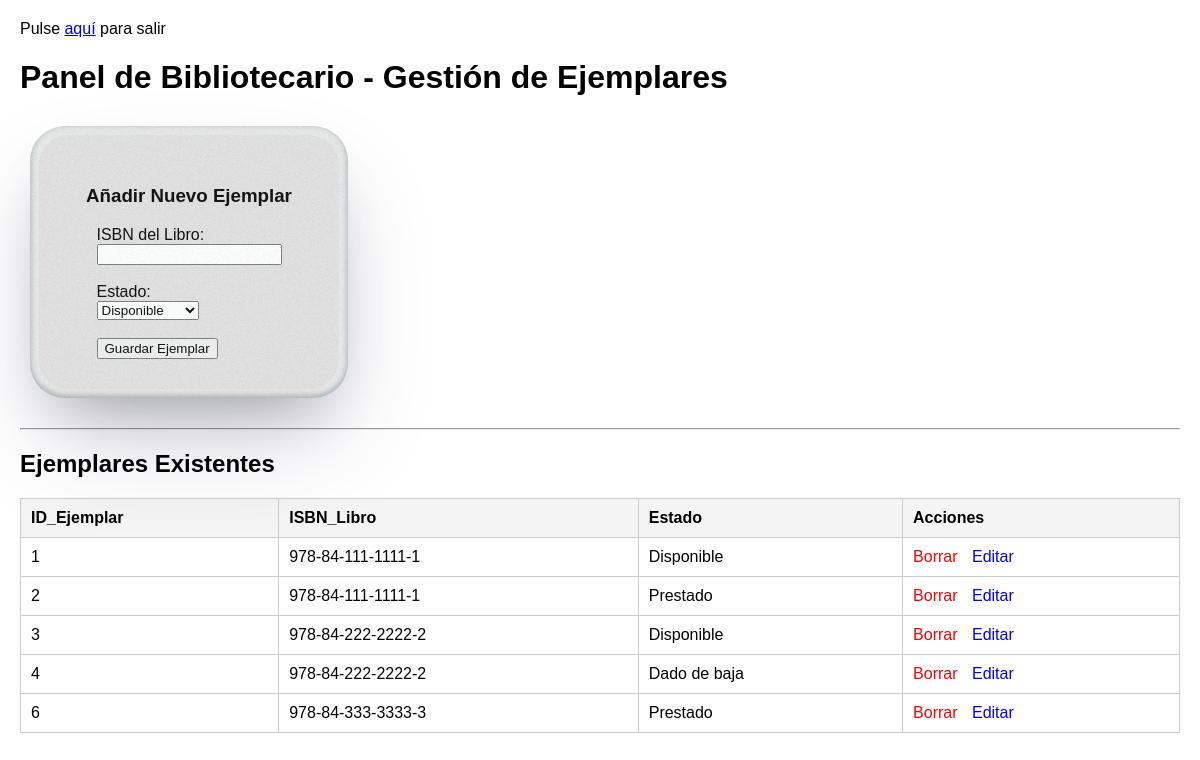
The app's page /php/modeloBiblioteca/gestionEjemplares.php (signed in) with its own data.
### tables this page shows
CREATE TABLE `ejemplares` (
  `Id_Ejemplar` int(11) NOT NULL,
  `ISBN_Libro` varchar(20) NOT NULL,
  `Estado` enum('Disponible','Prestado','Dado de baja') DEFAULT 'Disponible'
);

### php/modeloBiblioteca/gestionEjemplares.php (the view, shortened to what this page needs)
<?php
try {
    $conexion = conectarBibliotecario();
    $sqlSelect = "SELECT Id_Ejemplar, ISBN_Libro, Estado FROM ejemplares";
    $stmtSelect = $conexion->query($sqlSelect);
    $ejemplares = $stmtSelect->fetchAll();
} catch (PDOException $e) {
    $error = "Error en la base de datos: " . $e->getMessage();
}
?>
<!DOCTYPE html>
<html lang="es">
<head>
    <link rel="stylesheet" href="../../style/style.css">
</head>
<body>
    <header>
        <p>Pulse <a href="../logout.php">aquí</a> para salir</p>
    </header>
    <h1>Panel de Bibliotecario - Gestión de Ejemplares</h1>
    <div class="card" style="width: 300px;">
        <div class="card-inner">
            <h3>Añadir Nuevo Ejemplar</h3>
            <form action="gestionEjemplares.php" method="POST">
                <label for="isbn">ISBN del Libro:</label><br>
                <input type="text" id="isbn" name="isbn" required><br><br>
                <label for="estado">Estado:</label><br>
                <select id="estado" name="estado">
                    <option value="Disponible">Disponible</option>
                </select><br><br>
                <button type="submit">Guardar Ejemplar</button>
            </form>
        </div>
    </div>
    <hr>
    <h2>Ejemplares Existentes</h2>
    <table>
        <thead>
            <tr>
                <th>ID_Ejemplar</th>
                <th>ISBN_Libro</th>
                <th>Estado</th>
                <th>Acciones</th>
            </tr>
        </thead>
        <tbody>
            <?php if (!empty($ejemplares)): ?>
                <?php foreach ($ejemplares as $ejemplar): ?>
                    <tr>
                        <td><?= htmlspecialchars($ejemplar['Id_Ejemplar']) ?></td>
                        <td><?= htmlspecialchars($ejemplar['ISBN_Libro']) ?></td>
                        <td><?= htmlspecialchars($ejemplar['Estado']) ?></td>
                        <td>
                            <a href="gestionEjemplares.php?borrar=<?= $ejemplar['Id_Ejemplar'] ?>"
                                onclick="return confirm('¿Estás seguro de que quieres borrar este ejemplar?');"
                                style="color: red; text-decoration: none; margin-right: 10px;">Borrar</a>
                            <a href="editarEjemplar.php?id=<?= $ejemplar['Id_Ejemplar'] ?>"
                                style="color: blue; text-decoration: none;">Editar</a>
                        </td>
                    </tr>
                <?php endforeach; ?>
            <?php else: ?>
                <tr>
                    <td colspan="4">No hay ejemplares registrados.</td>
                </tr>
            <?php endif; ?>
        </tbody>
    </table>
</body>
</html>

### style/style.css (style rules this page uses)
body { font-family: Arial, sans-serif; margin: 20px; }
table { border-collapse: collapse; width: 100%; margin-top: 20px; }
th, td { border: 1px solid #ccc; padding: 10px; text-align: left; }
th { background-color: #f4f4f4; }
.card { --bg: #e8e8e8; --contrast: #e2e0e0; --grey: #93a1a1; position: relative; padding: 9px; background-color: var(--bg); border-radius: 35px; box-shadow: rgba(50, 50, 93, 0.25) 0px 50px 100px -20px, rgba(0, 0, 0, 0.3) 0px 30px 60px -30px, rgba(10, 37, 64, 0.35) 0px -2px 6px 0px inset; margin: 30px 10px; }
.card-inner { display: -webkit-box; display: -ms-flexbox; display: flex; flex-direction: column; justify-content: center; align-items: left; overflow: hidden; height: 254px; background-color: var(--contrast); border-radius: 30px; align-items: center; }

### records on screen
ejemplares: Id_Ejemplar "1", ISBN_Libro "978-84-111-1111-1", Estado "Disponible"
ejemplares: Id_Ejemplar "2", ISBN_Libro "978-84-111-1111-1", Estado "Prestado"
ejemplares: Id_Ejemplar "3", ISBN_Libro "978-84-222-2222-2", Estado "Disponible"
ejemplares: Id_Ejemplar "4", ISBN_Libro "978-84-222-2222-2", Estado "Dado de baja"
ejemplares: Id_Ejemplar "6", ISBN_Libro "978-84-333-3333-3", Estado "Prestado"
